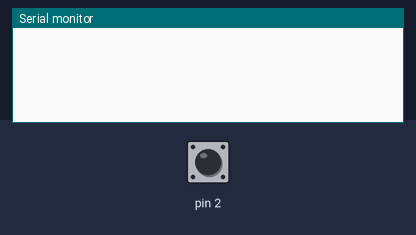
Recording of a sketch running on a simulated Arduino Uno, built with avr-gcc and run on an emulated ATmega328P. Parts: the last lines printed to the serial monitor. Inputs (shaded band) come from the test bench; at power-on: pin 2 HIGH.

Above: at 1.2 s.
1.3 s: pin 2 pulled LOW for 0.15 s
At 2.6 s:
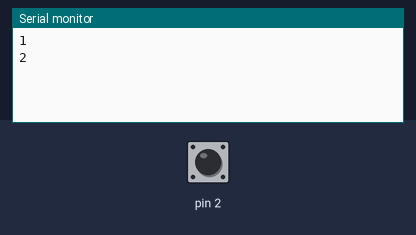
2.9 s: pin 2 pulled LOW for 1 s
At 5.1 s:
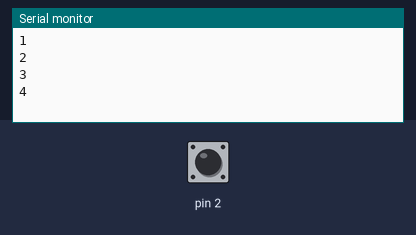
5.4 s: pin 2 pulled LOW for 0.15 s
At 6.1 s:
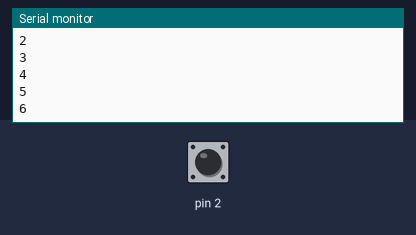
Timing chart, 0 to 8.4 s (numbered marks = the images above; inputs shaded):
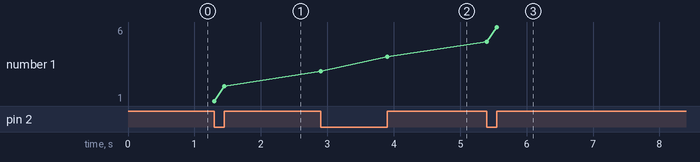

Measured:
- after the input at 1.3 s, the serial monitor: prints a new line at once (image 1)
- after the input at 2.9 s, the serial monitor: prints a new line at once (image 2)
- after the input at 5.4 s, the serial monitor: prints a new line at once (image 3)
- plotted number 1: 2 → 4 after the input at 2.9 s, 4 → 6 after the input at 5.4 s

The sketch:

InterruptTachometer.ino
```cpp
volatile int tach = 0;

void setup()
{
  pinMode(2, INPUT_PULLUP);
  attachInterrupt(0, count, CHANGE); // for pin 2 attach pin 0
  Serial.begin(9600);
}

void loop() {
 //Serial.println(tach);
 //delay(800);
}

void count()
{
  tach++; // yellow wire from 3 pin computer fan
  Serial.println(tach);
}
```
